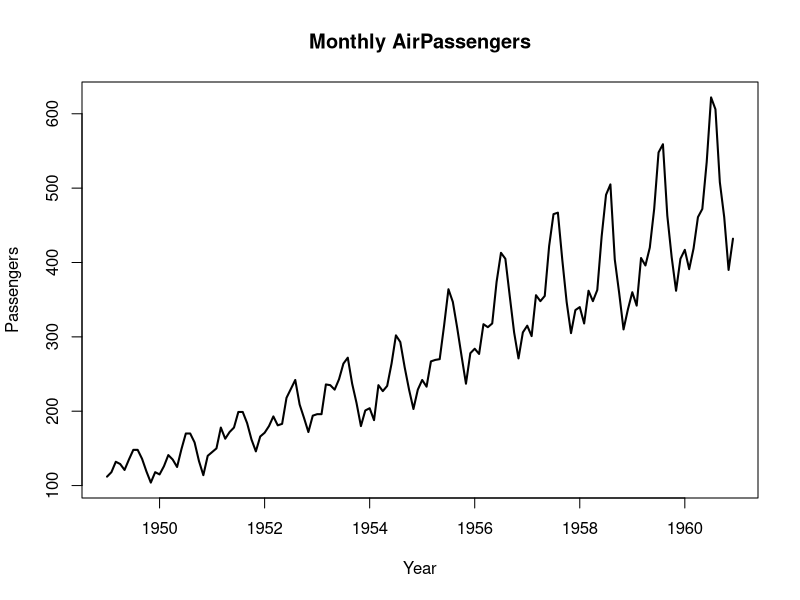
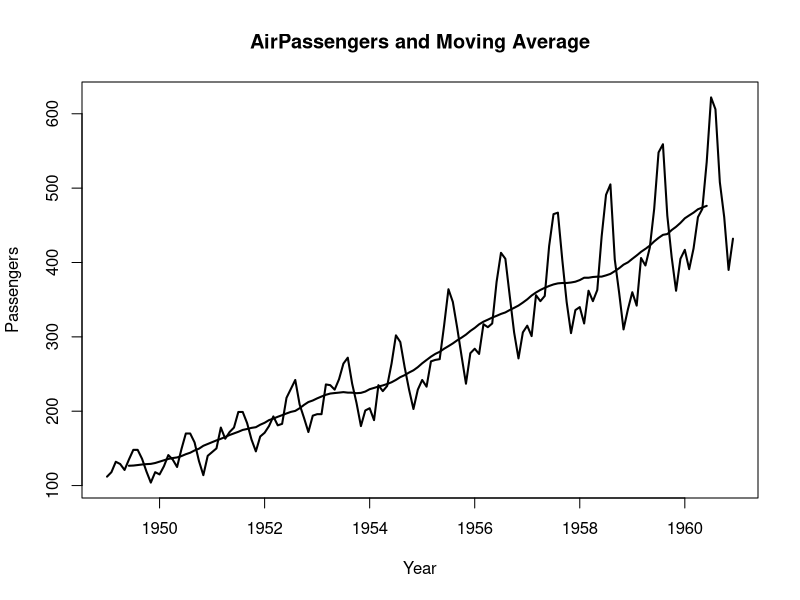
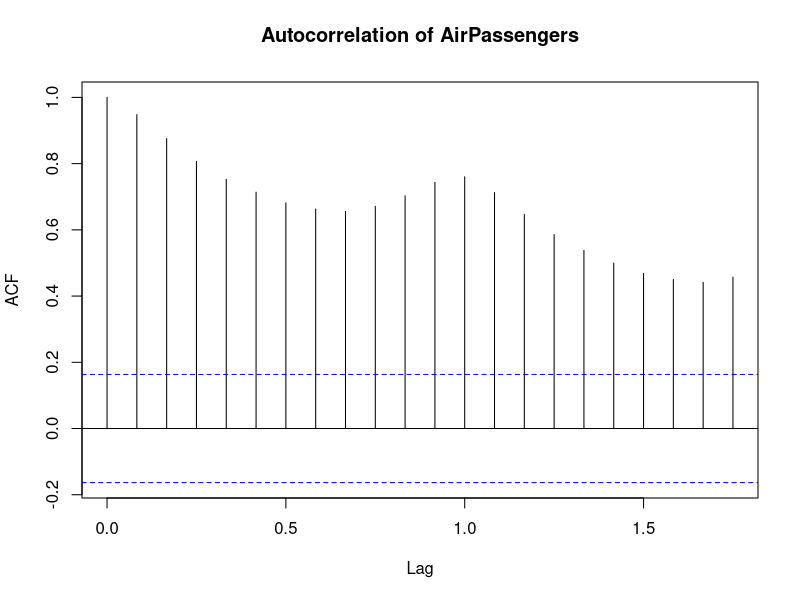

These charts were generated, in order, by the following R code:
# Load dataset
data(AirPassengers)

# Dataset summary
summary(AirPassengers)

# Plot time series
plot(
  AirPassengers,
  main = "Monthly AirPassengers",
  xlab = "Year",
  ylab = "Passengers",
  lwd = 2
)

# 12-month moving average
moving_average <- stats::filter(
  AirPassengers,
  rep(1 / 12, 12),
  sides = 2
)

# Plot moving average
plot(
  AirPassengers,
  main = "AirPassengers and Moving Average",
  xlab = "Year",
  ylab = "Passengers",
  lwd = 2
)

lines(
  moving_average,
  lwd = 2
)

# Autocorrelation
acf(
  AirPassengers,
  main = "Autocorrelation of AirPassengers"
)

# Log transformation
log_passengers <- log(AirPassengers)

# ARIMA model
fit <- arima(
  log_passengers,
  order = c(1, 1, 1),
  seasonal = list(
    order = c(1, 1, 1),
    period = 12
  )
)

# ARIMA output
fit

# Three-step forecast
forecast_values <- predict(
  fit,
  n.ahead = 3
)

# Forecast on log scale
round(forecast_values$pred, 3)

# Standard errors
round(forecast_values$se, 3)

# Forecast on original passenger scale
round(exp(forecast_values$pred), 0)
